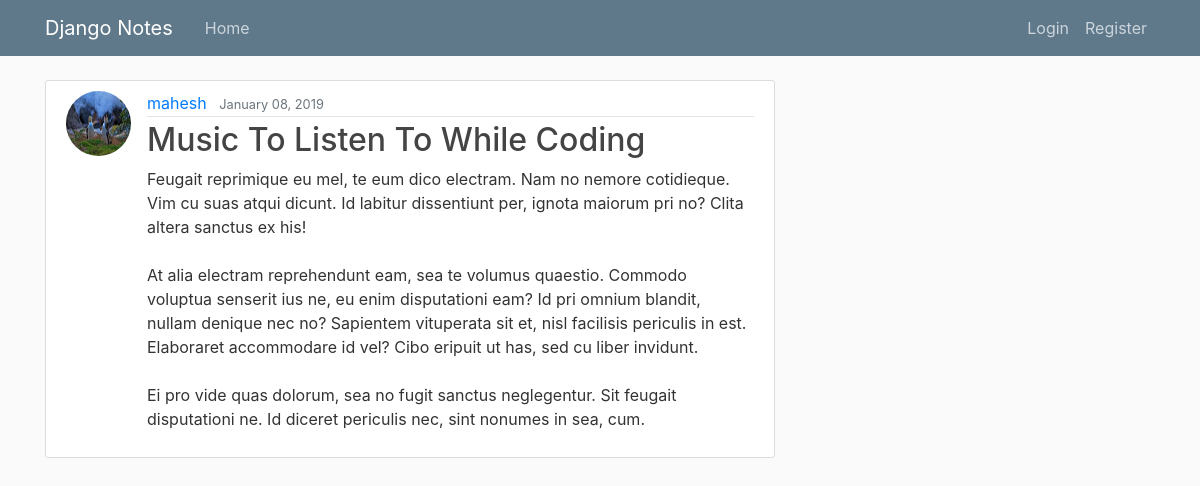
The app's page /notes/32/ with its own data.
### notes/models.py (models this page shows, shortened)
class notes(models.Model):
	title = models.CharField(max_length=100)
	content = models.TextField()
	date_posted = models.DateTimeField(default=timezone.now)
	author = models.ForeignKey(User,on_delete = models.CASCADE)

### users/models.py (models this page shows, shortened)
class profile(models.Model):
    user = models.OneToOneField(User,on_delete = models.CASCADE)
    image = models.ImageField(default ='profile_pics/default.jpg',upload_to='profile_pics')

### notes/views.py (the view)
# urls.py: path('notes/<int:pk>/',PostDetailView.as_view(),name ='notes-detail'),
class PostDetailView(DetailView):
	model = notes
	queryset = notes.objects.filter()

### notes/templates/notes/notes_detail.html (shortened to what this page needs)
{% extends "notes/base.html" %}
{% block content %}
      <article class="media content-section">
      <img class = "rounded-circle article-img" src="{{ object.author.profile.image.url }}">
  <div class="media-body">
    <div class="article-metadata">
      <a class="mr-2" href="{% url 'user-notes' object.author.username %}">{{ object.author }}</a>
      <small class="text-muted">{{ object.date_posted|date:"F d, Y" }}</small>
          </div>
    <h2 class="article-title" href="#">{{ object.title }}</h2>
    <p class="article-content">{{ object.content }}</p>
  </div>
</article>
{% endblock content %}

### notes/static/notes/main.css (style rules this page uses)
body { background: #fafafa; color: #333333; margin-top: 5rem; }
h1, h2, h3, h4, h5, h6 { color: #444444; }
.content-section { background: #ffffff; padding: 10px 20px; border: 1px solid #dddddd; border-radius: 3px; margin-bottom: 20px; }
.article-title { color: #444444; }
.article-content { white-space: pre-line; }
.article-img { height: 65px; width: 65px; margin-right: 16px; }
.article-metadata { padding-bottom: 1px; margin-bottom: 4px; border-bottom: 1px solid #e3e3e3 }

### records on screen
notes: author.profile.image (picture), author "mahesh", date_posted "January 08, 2019", title "Music To Listen To While Coding", content "Feugait reprimique eu mel, te eum dico electram. Nam no nemore cotidieque. Vim cu suas atqui dicunt. Id labitur dissentiunt per, ignota maiorum pri no? Clita altera sanctus ex his! At alia electram reprehendunt eam, sea te volumus quaestio. Commodo voluptua senserit ius ne, eu enim disputationi eam? Id pri omnium blandit, nullam denique nec no? Sapientem vituperata sit et, nisl facilisis periculis in est. Elaboraret accommodare id vel? Cibo eripuit ut has, sed cu liber invidunt. Ei pro vide quas dolorum, sea no fugit sanctus neglegentur. Sit feugait disputationi ne. Id diceret periculis nec, sint nonumes in sea, cum."
